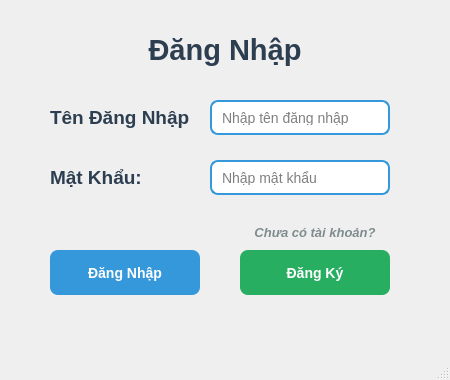
<?xml version="1.0" encoding="UTF-8"?>
<ui version="4.0">
 <class>MainWindow</class>
 <widget class="QMainWindow" name="MainWindow">
  <property name="geometry">
   <rect>
    <x>0</x>
    <y>0</y>
    <width>450</width>
    <height>380</height>
   </rect>
  </property>
  <property name="windowTitle">
   <string>Đăng Nhập</string>
  </property>
  <property name="styleSheet">
   <string notr="true">
QMainWindow {
    background: qlineargradient(spread:pad, x1:0, y1:0, x2:1, y2:1, 
                stop:0 rgba(135, 206, 250, 255), stop:1 rgba(255, 182, 193, 255));
}

QLabel {
    color: #2c3e50;
    font-weight: bold;
}

QLineEdit {
    background-color: white;
    border: 2px solid #3498db;
    border-radius: 8px;
    padding: 8px;
    font-size: 14px;
}

QLineEdit:focus {
    border: 2px solid #2980b9;
}

QPushButton {
    background-color: #3498db;
    color: white;
    border: none;
    border-radius: 8px;
    padding: 12px 20px;
    font-size: 14px;
    font-weight: bold;
}

QPushButton:hover {
    background-color: #2980b9;
}

QPushButton:pressed {
    background-color: #21618c;
}

QPushButton#pushButton_2 {
    background-color: #27ae60;
}

QPushButton#pushButton_2:hover {
    background-color: #229954;
}
   </string>
  </property>
  <widget class="QWidget" name="centralwidget">
   <widget class="QLabel" name="label">
    <property name="geometry">
     <rect>
      <x>100</x>
      <y>30</y>
      <width>250</width>
      <height>40</height>
     </rect>
    </property>
    <property name="font">
     <font>
      <pointsize>22</pointsize>
      <weight>75</weight>
      <bold>true</bold>
     </font>
    </property>
    <property name="styleSheet">
     <string notr="true">
color: #2c3e50;
text-align: center;
     </string>
    </property>
    <property name="text">
     <string>Đăng Nhập</string>
    </property>
    <property name="alignment">
     <set>Qt::AlignCenter</set>
    </property>
   </widget>
   <widget class="QLabel" name="label_2">
    <property name="geometry">
     <rect>
      <x>50</x>
      <y>100</y>
      <width>140</width>
      <height>35</height>
     </rect>
    </property>
    <property name="font">
     <font>
      <pointsize>14</pointsize>
      <weight>75</weight>
      <bold>true</bold>
     </font>
    </property>
    <property name="styleSheet">
     <string notr="true">
color: #2c3e50;
     </string>
    </property>
    <property name="text">
     <string>Tên Đăng Nhập:</string>
    </property>
   </widget>
   <widget class="QLabel" name="label_3">
    <property name="geometry">
     <rect>
      <x>50</x>
      <y>160</y>
      <width>140</width>
      <height>35</height>
     </rect>
    </property>
    <property name="font">
     <font>
      <pointsize>14</pointsize>
      <weight>75</weight>
      <bold>true</bold>
     </font>
    </property>
    <property name="styleSheet">
     <string notr="true">
color: #2c3e50;
     </string>
    </property>
    <property name="text">
     <string>Mật Khẩu:</string>
    </property>
   </widget>
   <widget class="QLineEdit" name="lineEdit">
    <property name="geometry">
     <rect>
      <x>210</x>
      <y>100</y>
      <width>180</width>
      <height>35</height>
     </rect>
    </property>
    <property name="font">
     <font>
      <pointsize>12</pointsize>
     </font>
    </property>
    <property name="placeholderText">
     <string>Nhập tên đăng nhập</string>
    </property>
   </widget>
   <widget class="QLineEdit" name="lineEdit_2">
    <property name="geometry">
     <rect>
      <x>210</x>
      <y>160</y>
      <width>180</width>
      <height>35</height>
     </rect>
    </property>
    <property name="font">
     <font>
      <pointsize>12</pointsize>
     </font>
    </property>
    <property name="echoMode">
     <enum>QLineEdit::Password</enum>
    </property>
    <property name="placeholderText">
     <string>Nhập mật khẩu</string>
    </property>
   </widget>
   <widget class="QPushButton" name="pushButton">
    <property name="geometry">
     <rect>
      <x>50</x>
      <y>250</y>
      <width>150</width>
      <height>45</height>
     </rect>
    </property>
    <property name="font">
     <font>
      <pointsize>14</pointsize>
      <weight>75</weight>
      <bold>true</bold>
     </font>
    </property>
    <property name="text">
     <string>Đăng Nhập</string>
    </property>
   </widget>
   <widget class="QPushButton" name="pushButton_2">
    <property name="geometry">
     <rect>
      <x>240</x>
      <y>250</y>
      <width>150</width>
      <height>45</height>
     </rect>
    </property>
    <property name="font">
     <font>
      <pointsize>14</pointsize>
      <weight>75</weight>
      <bold>true</bold>
     </font>
    </property>
    <property name="text">
     <string>Đăng Ký</string>
    </property>
   </widget>
   <widget class="QLabel" name="label_4">
    <property name="geometry">
     <rect>
      <x>220</x>
      <y>220</y>
      <width>190</width>
      <height>25</height>
     </rect>
    </property>
    <property name="font">
     <font>
      <pointsize>10</pointsize>
      <weight>75</weight>
      <bold>true</bold>
     </font>
    </property>
    <property name="styleSheet">
     <string notr="true">
color: #7f8c8d;
font-style: italic;
     </string>
    </property>
    <property name="text">
     <string>Chưa có tài khoản?</string>
    </property>
    <property name="alignment">
     <set>Qt::AlignCenter</set>
    </property>
   </widget>
  </widget>
  <widget class="QMenuBar" name="menubar">
   <property name="geometry">
    <rect>
     <x>0</x>
     <y>0</y>
     <width>450</width>
     <height>22</height>
    </rect>
   </property>
  </widget>
  <widget class="QStatusBar" name="statusbar"/>
 </widget>
 <resources/>
 <connections/>
</ui>
